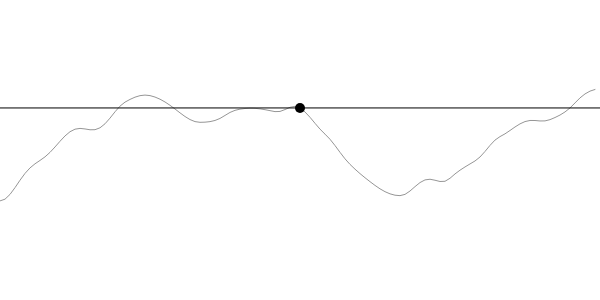
Frame 1 (no input)
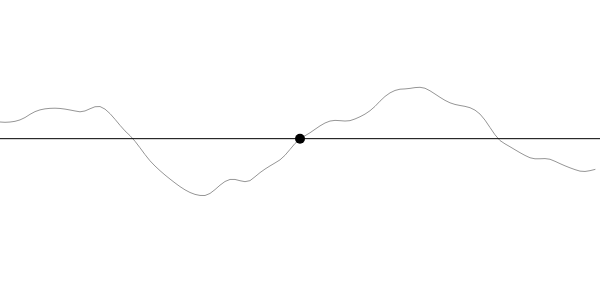
Frame 60 (no input)
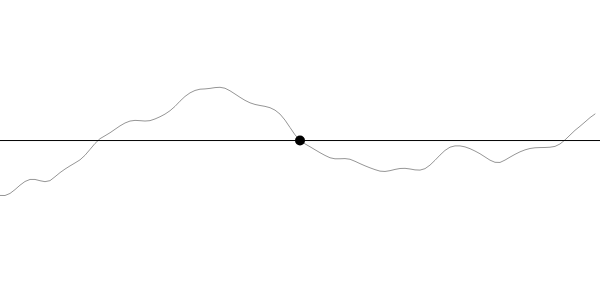
Frame 120 (the mouse pressed at the canvas centre since frame 60)

The p5.js sketch that drew these frames (run headless with seeded random() and noise() and a simulated clock; from frame 60 on, the mouse is pressed at the canvas centre):

// p5.js sketch
// ── sketch.js
let t = 0; // time offset

function setup() {
    createCanvas(600, 300);
    stroke(0);
    noFill();
    frameRate(60)
}

function draw() {
    background(255);
    strokeWeight(1)
    stroke(150)
    beginShape();
    let inc = 0.005; // spatial step in noise space

    for (let x = 0; x < width; x += 5) {
        // add time offset t so the pattern moves sideways
        let n = noise(t + x * inc); // n in (0, 1)
        let y = map(n, 0, 1, 0, height);
        vertex(x, y);
    }
    endShape();
    stroke(0)
    strokeWeight(10)
    let px = width/2
    let py = map(noise(t + px * inc), 0, 1, 0, height)
    point(px, py)
    strokeWeight(1)
    line(0, py, width, py)

    // advance time a little each frame
    t += 1/60;
}
